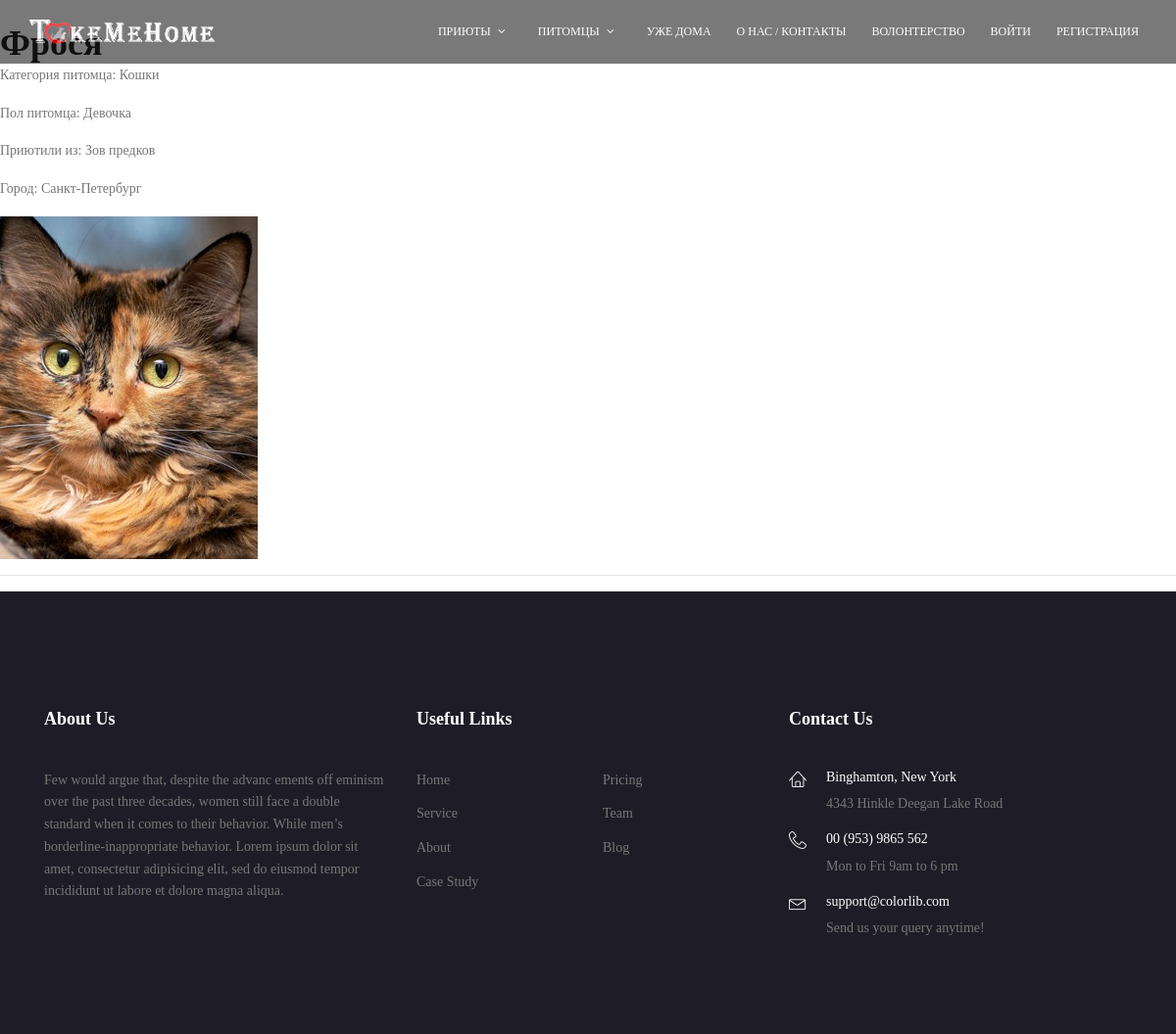
Page /pets/adopted/ on the earlier database version.
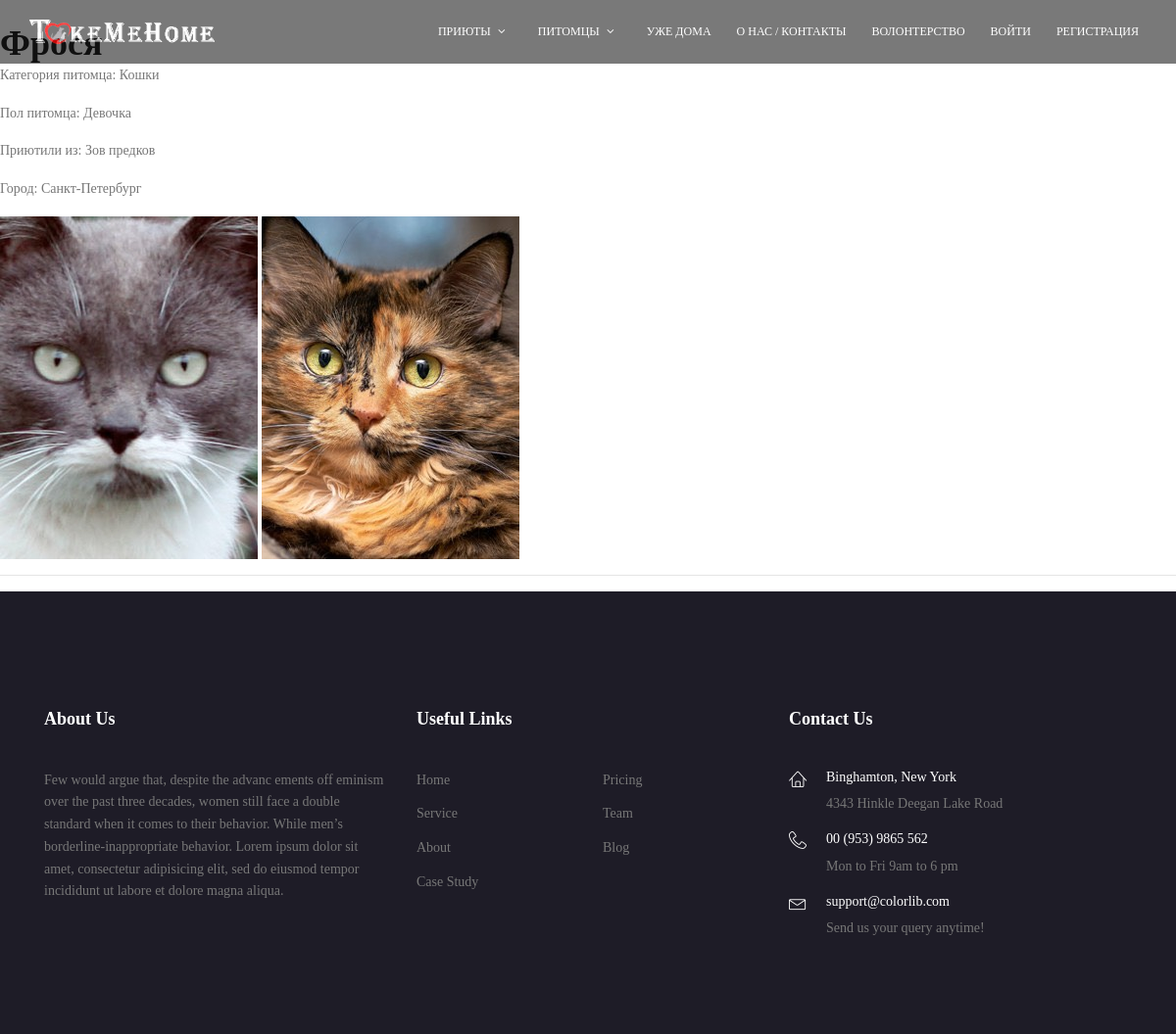
Same page on the later database version.
### mainapp/models.py (models this page shows, shortened)
class Core(models.Model):
    class Meta:
        ordering = ('-is_active', 'sort', 'name')
        verbose_name = 'Ядро'
        verbose_name_plural = 'Ядра'
    name = models.CharField(verbose_name='заголовок объекта', max_length=255, null=True)
    description = models.TextField(verbose_name='описание объекта', blank=True, null=True)
    sort = models.IntegerField(verbose_name='номер объекта для сортировки', default=0, blank=True, null=False)
    is_active = models.BooleanField(verbose_name='активен ли объект', default=True, db_index=True)
    created = models.DateTimeField(verbose_name='создан', auto_now_add=True)
    updated = models.DateTimeField(verbose_name='обновлен', auto_now=True)
    def __str__(self):
        return f'{self.name}' if self.name else ''

class Menu(Core):
    class Meta:
        ordering = ('parent_id', 'sort', 'name')
        verbose_name = 'Элемент меню'
        verbose_name_plural = 'Меню сайта'
    url = models.CharField('ссылка', max_length=255, blank=False, null=False, default='#')
    css_class = models.CharField('CSS-Класс блока меню', max_length=30, null=False, blank=True, default='')
    seen_guests = models.BooleanField('виден незарегистрированным пользователям', default=True)
    seen_users = models.BooleanField('виден зарегистрированным пользователям', default=False)
    seen_shelters = models.BooleanField('виден приютам', default=False)
    parent = models.ForeignKey('self', verbose_name='суперкласс меню', null=True, blank=True, related_name='submenus',
                               on_delete=models.CASCADE)
    objects = MenuManager()
    def __getattr__(self, attr):
        if attr.startswith('get_menu_'):
            return type(self).objects.get_menu(attr[9:])
        return super().__getattr__(attr)
    def get_url(self):
        return reverse(self.url) if ':' in self.url else self.url

class Core(models.Model):
    class Meta:
        ordering = ('-is_active', 'sort', 'name')
        verbose_name = 'Ядро'
        verbose_name_plural = 'Ядра'
    name = models.CharField(verbose_name='заголовок объекта', max_length=255, null=True)
    description = models.TextField(verbose_name='описание объекта', blank=True, null=True)
    sort = models.IntegerField(verbose_name='номер объекта для сортировки', default=0, blank=True, null=False)
    is_active = models.BooleanField(verbose_name='активен ли объект', default=True, db_index=True)
    created = models.DateTimeField(verbose_name='создан', auto_now_add=True)
    updated = models.DateTimeField(verbose_name='обновлен', auto_now=True)
    def __str__(self):
        return f'{self.name}' if self.name else ''

class Pet(Core):
    pet_shelter = models.ForeignKey(Shelter, on_delete=models.CASCADE, related_name='pets', blank=False, null=False)
    pet_category = models.ForeignKey(PetCategory, on_delete=models.CASCADE)
    pet_status = models.ForeignKey(PetStatus, on_delete=models.CASCADE)
    pet_breed = models.ForeignKey(PetBreed, on_delete=models.CASCADE)
    pet_gender = models.ForeignKey(PetGender, on_delete=models.CASCADE)
    pet_size = models.ForeignKey(PetSize, on_delete=models.CASCADE)
    pet_wool_length = models.ForeignKey(PetWool, on_delete=models.CASCADE)
    pet_color = models.ForeignKey(PetColor, on_delete=models.CASCADE)
    pet_character = models.ForeignKey(PetCharacter, on_delete=models.CASCADE)
    age = models.PositiveIntegerField(verbose_name='возраст (лет)', default=0)
    month = models.PositiveIntegerField(verbose_name='возраст (мес)', default=0)

class Shelter(Core):
    shelter_logo = models.ImageField(upload_to='shelter/images', verbose_name='логотип приюта', blank=True)
    shelter_city = models.ForeignKey(City, verbose_name='город', related_name='shelters',
                                     null=False, blank=False, on_delete=models.PROTECT)
    shelter_address = models.CharField(verbose_name='адрес', max_length=255, null=False, blank=False, unique=True)
    shelter_phone = models.CharField(verbose_name='телефон', max_length=17, null=False, blank=False, unique=True)
    shelter_email = models.EmailField(verbose_name='эл.почта', null=False, blank=False, unique=True)
    shelter_cord_latitude = models.IntegerField(verbose_name='координаты - широта', default=0)
    shelter_cord_longitude = models.IntegerField(verbose_name='координаты - долгота', default=0)

class Picture(Core):
    class Meta:
        ordering = ('sort', 'updated')
        verbose_name = 'Картинка'
        verbose_name_plural = 'Картинки'
    image = models.ImageField(upload_to='images')
    related_obj = models.ForeignKey(Core,
                                    verbose_name='изображения',
                                    null=True, blank=True,
                                    related_name='images',
                                    on_delete=models.CASCADE)

### mainapp/views.py (the view)
# urls.py: path('pets/adopted/', PetList.as_view(), name='adopted'),
class PetList(ListView):
    model = Pet

### mainapp/context_processors.py (called while the page is built)
def get_context(request):
    context = {
        'menu': Menu(),
    }
    return context

### mainapp/models.py (called while the page is built)
    def get_menu(self, attr):
        return self.filter(name=attr, parent_id__isnull=True).first()

### mainapp/templates/mainapp/pet_list.html
{% extends 'mainapp/base.html' %}
{% block content %}
    {% for object in object_list %}
        {% if object.pet_status.name == 'Уже дома' %}
            <br>
            <h1>{{object.name}}</h1>
            <p>Категория питомца: {{object.pet_category}}</p>
            <p>Пол питомца: {{object.pet_gender}}</p>
            <p>Приютили из: {{object.pet_shelter}}</p>
            <p>Город: {{object.pet_shelter.shelter_city}}</p>
            {% for img in object.images.all %}
                <a href="{% url 'mainapp:pet_card' object.pk %}"> <img src="{{ img.image.url }}" alt=""> </a>
            {% endfor %}
            <br><hr>
        {% endif %}
    {% endfor %}
{% endblock content %}

### mainapp/templates/mainapp/base.html (shortened to what this page needs)
{% load static %}
<!DOCTYPE html>
<html lang="zxx" class="no-js">
<head>
    {% block css %}
        <link rel="stylesheet" href="{% static 'css/linearicons.css' %}">
        <link rel="stylesheet" href="{% static 'css/font-awesome.min.css' %}">
        <link rel="stylesheet" href="{% static 'css/bootstrap.css' %}">
        <link rel="stylesheet" href="{% static 'css/magnific-popup.css' %}">
        <link rel="stylesheet" href="{% static 'css/nice-select.css' %}">
        <link rel="stylesheet" href="{% static 'css/animate.min.css' %}">
        <link rel="stylesheet" href="{% static 'css/owl.carousel.css' %}">
        <link rel="stylesheet" href="{% static 'css/main.css' %}">
        <link rel="stylesheet" href="{% static 'fonts/CenturyGothicRegular/CenturyGothic.css' %}">
    {% endblock %}
</head>
<body>
{% block main_menu %}
    <header id="header" id="home" class="header-unscrolled">
        <div class="container main-menu">
            <div class="row align-items-center justify-content-between d-flex">
                <div id="logo">
                    <a href="/"><img src="{% static 'img/logo2.png' %}" alt="" title="" height="25"/></a>
                </div>
                {% include 'mainapp/includes/mainmenu.html' with menu=menu.get_menu_mainmenu %}
            </div>
        </div>
    </header>
{% endblock %}
{% block content %}
{% endblock %}
{% block footer %}
    <footer class="footer-area">
        <div class="container">
            <div class="row pt-120 pb-80">
                <div class="col-lg-4 col-md-6">
                    <div class="single-footer-widget">
                        <h6>About Us</h6>
                        <p>
                            Few would argue that, despite the advanc ements off eminism over the past three decades,
                            women still face a double standard when it comes to their behavior. While men’s
                            borderline-inappropriate behavior. Lorem ipsum dolor sit amet, consectetur adipisicing elit,
                            sed do eiusmod tempor incididunt ut labore et dolore magna aliqua.
                        </p>
                    </div>
                </div>
                <div class="col-lg-4 col-md-6">
                    <div class="single-footer-widget">
                        <h6>Useful Links</h6>
                        <div class="row">
                            <ul class="col footer-nav">
                                <li><a href="/">Home</a></li>
                                <li><a href="#">Service</a></li>
                                <li><a href="#">About</a></li>
                                <li><a href="#">Case Study</a></li>
                            </ul>
                            <ul class="col footer-nav">
                                <li><a href="#">Pricing</a></li>
                                <li><a href="#">Team</a></li>
                                <li><a href="#">Blog</a></li>
                            </ul>
                        </div>
                    </div>
                </div>
                <div class="col-lg-4  col-md-6">
                    <div class="single-footer-widget mail-chimp">
                        <h6 class="mb-20">Contact Us</h6>
                        <ul class="list-contact">
                            <li class="flex-row d-flex">
                                <div class="icon">
                                    <span class="lnr lnr-home"></span>
                                </div>
                                <div class="detail">
                                    <h4>Binghamton, New York</h4>
                                    <p>
                                        4343 Hinkle Deegan Lake Road
                                    </p>
                                </div>
                            </li>
                            <li class="flex-row d-flex">
                                <div class="icon">
                                    <span class="lnr lnr-phone-handset"></span>
                                </div>
                                <div class="detail">
                                    <h4>00 (953) 9865 562</h4>
                                    <p>
                                        Mon to Fri 9am to 6 pm
                                    </p>
                                </div>
                            </li>
                            <li class="flex-row d-flex">
                                <div class="icon">
                                    <span class="lnr lnr-envelope"></span>
                                </div>
                                <div class="detail">
                                    <h4>support@colorlib.com</h4>
                                    <p>
                                        Send us your query anytime!
                                    </p>
                                </div>
                            </li>
                        </ul>
                    </div>
                </div>
            </div>
        </div>
    </footer>
{% endblock %}
</body>
</html>

### mainapp/templates/mainapp/includes/mainmenu.html (shortened to what this page needs)
<nav id="nav-menu-container">
    <ul class="nav-menu {{ menu.css_class }}">
        {% for object in menu.submenus.all %}
            <li class="mainmenu {{ obj.css_class }}"><a href="{{ object.get_url }}"> {{ object.name }} </a>
            </li>
        {% endfor %}
        <li><a href="{% url 'mainapp:volunteer' %}">Волонтерство</a></li>
        {% if user.is_authenticated %}
            {% if user.avatar %}
                <li><img src="{{ user.avatar.url }}" width="40" alt="" style="border-radius: 50%"></li>
            {% endif %}
            <li class="mainmenu menu-has-children"><a href="/">{% if user.first_name %} {{ user.first_name }} {% else %}
                {{ user.username }} {% endif %}</a>
                <ul>
                    {% if user.is_superuser %}
                        <li>
                            <a href="{% url 'adminapp:pet_list' %}">
                                Администрирование
                            </a>
                        </li>
                    {% endif %}
                    <li class=""><a href="{% url 'logout' %}">Выйти</a></li>
                </ul>
            </li>
        {% else %}
            <li class="mainmenu"><a href="{% url 'login' %}">Войти</a></li>
            <li class="mainmenu"><a href="{% url 'register' %}">Регистрация</a></li>
        {% endif %}
    </ul>
</nav>

### static/css/main.css (style rules this page uses)
body { color: #777777; font-family: 'Century Gothic Regular'; font-size: 14px; font-weight: 300; line-height: 1.625em; position: relative; }
ol, ul { margin: 0; padding: 0; list-style: none; }
a { -webkit-transition: all 0.3s ease 0s; -moz-transition: all 0.3s ease 0s; -o-transition: all 0.3s ease 0s; transition: all 0.3s ease 0s; }
a, a:focus, a:hover { text-decoration: none; outline: 0; }
h1, h2, h3, h4, h5, h6 { font-family: 'Century Gothic Regular'; color: #222222; line-height: 1.2em !important; margin-bottom: 0; margin-top: 0; font-weight: 600; }
h1, .h1 { font-size: 36px; }
h4, .h4 { font-size: 18px; }
h6, .h6 { font-size: 14px; color: #222222; }
.mb-20 { margin-bottom: 20px; }
.pt-120 { padding-top: 120px; }
.pb-80 { padding-bottom: 80px; }
h1 { font-size: 36px; }
h4 { font-size: 18px; }
h6 { font-size: 14px; }
h1, h2, h3, h4, h5, h6 { line-height: 1.5em; }
.main-menu { padding-top: 20px; }
#header { padding: 0px 0px 20px 0px; position: fixed; left: 0; top: 0; right: 0; transition: all 0.5s; z-index: 997; }
#header #logo img { padding: 0; margin: 0; }
.nav-menu, .nav-menu * { margin: 0; padding: 0; list-style: none; }
.nav-menu li { position: relative; white-space: nowrap; opacity: 1.5; }
.nav-menu > li { float: left; }
.sf-arrows .sf-with-ul { padding-right: 30px; }
.sf-arrows .sf-with-ul:after { content: "\f107"; position: absolute; right: 15px; font-family: FontAwesome; font-style: normal; font-weight: normal; }
#nav-menu-container { margin: 0; }
.nav-menu a { padding: 0 8px 0px 8px; text-decoration: none; display: inline-block; color: #fff; font-weight: 400; font-size: 12px; text-transform: uppercase; outline: none; }
.nav-menu > li { margin-left: 10px; }
#mobile-nav { position: fixed; top: 0; padding-top: 18px; bottom: 0; z-index: 998; background: rgba(0, 0, 0, 0.8); left: -260px; width: 260px; overflow-y: auto; transition: 0.4s; }
#mobile-nav ul { padding: 0; margin: 0; list-style: none; }
#mobile-nav ul li { position: relative; }
#mobile-nav ul li a { color: #fff; font-size: 13px; text-transform: uppercase; overflow: hidden; padding: 10px 22px 10px 15px; position: relative; text-decoration: none; width: 100%; display: block; outline: none; font-weight: 700; }
.footer-area { background: #1e1c27; }
.footer-area .single-footer-widget h6 { font-size: 18px; color: #fff; margin-bottom: 40px; }
.footer-area .single-footer-widget .footer-nav li { margin-bottom: 12px; }
.footer-area .single-footer-widget .footer-nav li a { color: #777777; -webkit-transition: all 0.3s ease 0s; -moz-transition: all 0.3s ease 0s; -o-transition: all 0.3s ease 0s; transition: all 0.3s ease 0s; }
.footer-area .single-footer-widget .list-contact .lnr { color: #fff; font-size: 18px; }
.footer-area .single-footer-widget .list-contact .detail h4 { font-size: 14px; font-weight: 400; margin-left: 20px; color: #fff; }
.footer-area .single-footer-widget .list-contact .detail p { margin-left: 20px; margin-top: 8px; }
.header-unscrolled { background: rgba(0, 0, 0, 0.7); opacity: 0.75; }

Differences in the rows shown:
changed Pet "Фрося": gains Picture (image (picture))
